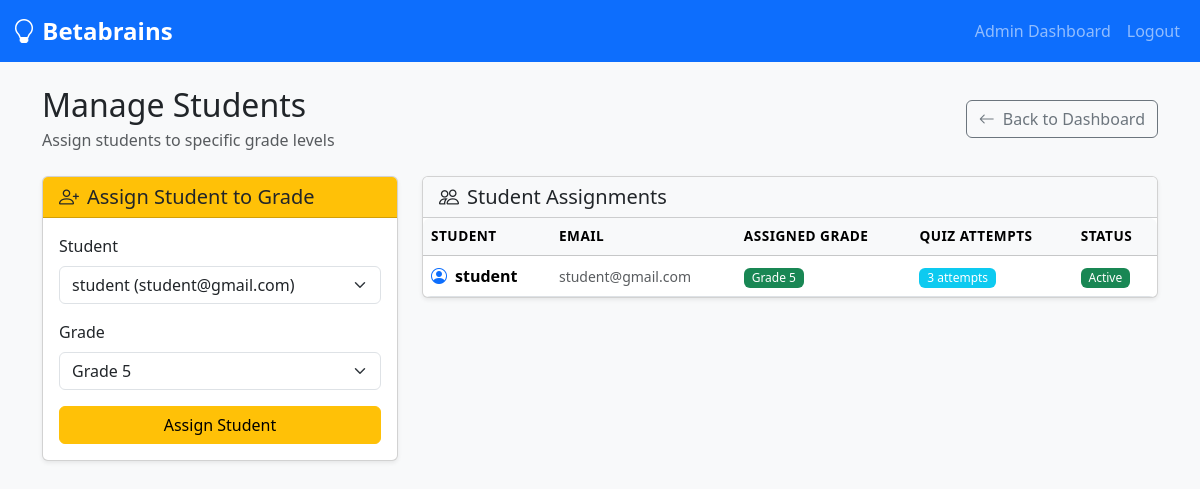
Page /admin/manage_students (signed in) on the committed database.
### app/models.py (models this page shows, shortened)
class User(UserMixin, db.Model):
    id = db.Column(db.Integer, primary_key=True)
    username = db.Column(db.String(64), unique=True, nullable=False)
    email = db.Column(db.String(120), unique=True, nullable=False)
    password_hash = db.Column(db.String(128))
    role = db.Column(db.String(20), default="student")  # student or admin
    grade_id = db.Column(db.Integer, db.ForeignKey("grade.id"), nullable=True)
    questions = db.relationship("Question", backref="author", lazy="dynamic")
    performances = db.relationship(
        "StudentPerformance", backref="student", lazy="dynamic"
    )
    grade = db.relationship("Grade", backref="students")

class Grade(db.Model):
    id = db.Column(db.Integer, primary_key=True)
    name = db.Column(
        db.String(20), unique=True, nullable=False
    )  # e.g., "Grade 5", "Grade 6"
    description = db.Column(db.String(200))
    created_at = db.Column(db.DateTime, default=datetime.utcnow)
    subjects = db.relationship("Subject", backref="grade", lazy="dynamic")
    questions = db.relationship("Question", backref="grade_obj", lazy="dynamic")

### app/routes.py (the view, shortened to what this page needs)
@app.route("/admin/manage_students", methods=["GET", "POST"])
@login_required
def manage_students():
    if current_user.role != "admin":
        return redirect(url_for("index"))
    form = StudentAssignmentForm()
    students = User.query.filter_by(role="student").all()
    form.student.choices = [
        (student.id, f"{student.username} ({student.email})") for student in students
    ]
    grades = Grade.query.all()
    form.grade.choices = [(grade.id, grade.name) for grade in grades]
    students_with_grades = User.query.filter_by(role="student").all()
    return render_template(
        "admin_manage_students.html",
        title="Manage Students",
        form=form,
        students=students_with_grades,
    )

### app/forms.py
class StudentAssignmentForm(FlaskForm):
    student = SelectField("Student", choices=[], validators=[DataRequired()])
    grade = SelectField("Grade", choices=[], validators=[DataRequired()])
    submit = SubmitField("Assign Student")

### app/models.py (called while the page is built)
@login.user_loader
def load_user(id):
    return User.query.get(int(id))

### app/templates/admin_manage_students.html (shortened to what this page needs)
{% extends "base.html" %}
{% block content %}
<div class="row">
  <div class="col-12">
    <div class="d-flex justify-content-between align-items-center mb-4">
      <div>
        <h1 class="h2 mb-1">Manage Students</h1>
        <p class="text-muted mb-0">Assign students to specific grade levels</p>
      </div>
      <div class="text-end">
        <a href="{{ url_for('admin_dashboard') }}" class="btn btn-outline-secondary">
          <i class="bi bi-arrow-left me-2"></i>Back to Dashboard
        </a>
      </div>
    </div>
  </div>
</div>
<div class="row">
  <div class="col-md-4">
    <div class="card shadow-sm">
      <div class="card-header bg-warning text-dark">
        <h5 class="card-title mb-0">
          <i class="bi bi-person-plus me-2"></i>Assign Student to Grade
        </h5>
      </div>
      <div class="card-body">
        <form method="POST">
          <div class="mb-3">
            {{ form.student.label(class="form-label") }}
            {{ form.student(class="form-select") }}
          </div>
          <div class="mb-3">
            {{ form.grade.label(class="form-label") }}
            {{ form.grade(class="form-select") }}
          </div>
          {{ form.submit(class="btn btn-warning w-100") }}
        </form>
      </div>
    </div>
  </div>
  <div class="col-md-8">
    <div class="card shadow-sm">
      <div class="card-header bg-light">
        <h5 class="card-title mb-0">
          <i class="bi bi-people me-2"></i>Student Assignments
        </h5>
      </div>
      <div class="card-body p-0">
        {% if students %}
          <div class="table-responsive">
            <table class="table table-hover mb-0">
              <thead class="table-light">
                <tr>
                  <th>Student</th>
                  <th>Email</th>
                  <th>Assigned Grade</th>
                  <th>Quiz Attempts</th>
                  <th>Status</th>
                </tr>
              </thead>
              <tbody>
                {% for student in students %}
                <tr>
                  <td>
                    <div class="d-flex align-items-center">
                      <i class="bi bi-person-circle text-primary me-2"></i>
                      <strong>{{ student.username }}</strong>
                    </div>
                  </td>
                  <td>
                    <small class="text-muted">{{ student.email }}</small>
                  </td>
                  <td>
                    {% if student.grade %}
                      <span class="badge bg-success">{{ student.grade.name }}</span>
                    {% else %}
                      <span class="badge bg-secondary">Not Assigned</span>
                    {% endif %}
                  </td>
                  <td>
                    <span class="badge bg-info">{{ student.performances|list|length }} attempts</span>
                  </td>
                  <td>
                    {% if student.grade %}
                      <span class="badge bg-success">Active</span>
                    {% else %}
                      <span class="badge bg-warning">Pending Assignment</span>
                    {% endif %}
                  </td>
                </tr>
                {% endfor %}
              </tbody>
            </table>
          </div>
        {% else %}
          <div class="text-center p-5">
            <i class="bi bi-exclamation-circle text-warning" style="font-size: 3rem;"></i>
            <h4 class="mt-3">No Students Found</h4>
            <p class="text-muted">No students are registered in the system.</p>
          </div>
        {% endif %}
      </div>
    </div>
  </div>
</div>
{% endblock %}

### app/static/css/custom.css (style rules this page uses)
:root { --primary-color: #0d6efd; --secondary-color: #6c757d; --success-color: #198754; --info-color: #0dcaf0; --warning-color: #ffc107; --danger-color: #dc3545; --light-color: #f8f9fa; --dark-color: #212529; }
.card, .btn, .form-control, .form-select { transition: all 0.3s ease; }
.badge { font-weight: 500; }
.table { border-radius: 8px; overflow: hidden; }
.table thead th { border-top: none; font-weight: 600; text-transform: uppercase; font-size: 0.85rem; letter-spacing: 0.5px; }

### rows in the picture
User: username "student", email "student@gmail.com", grade.name "Grade 5", performances|list "3"
